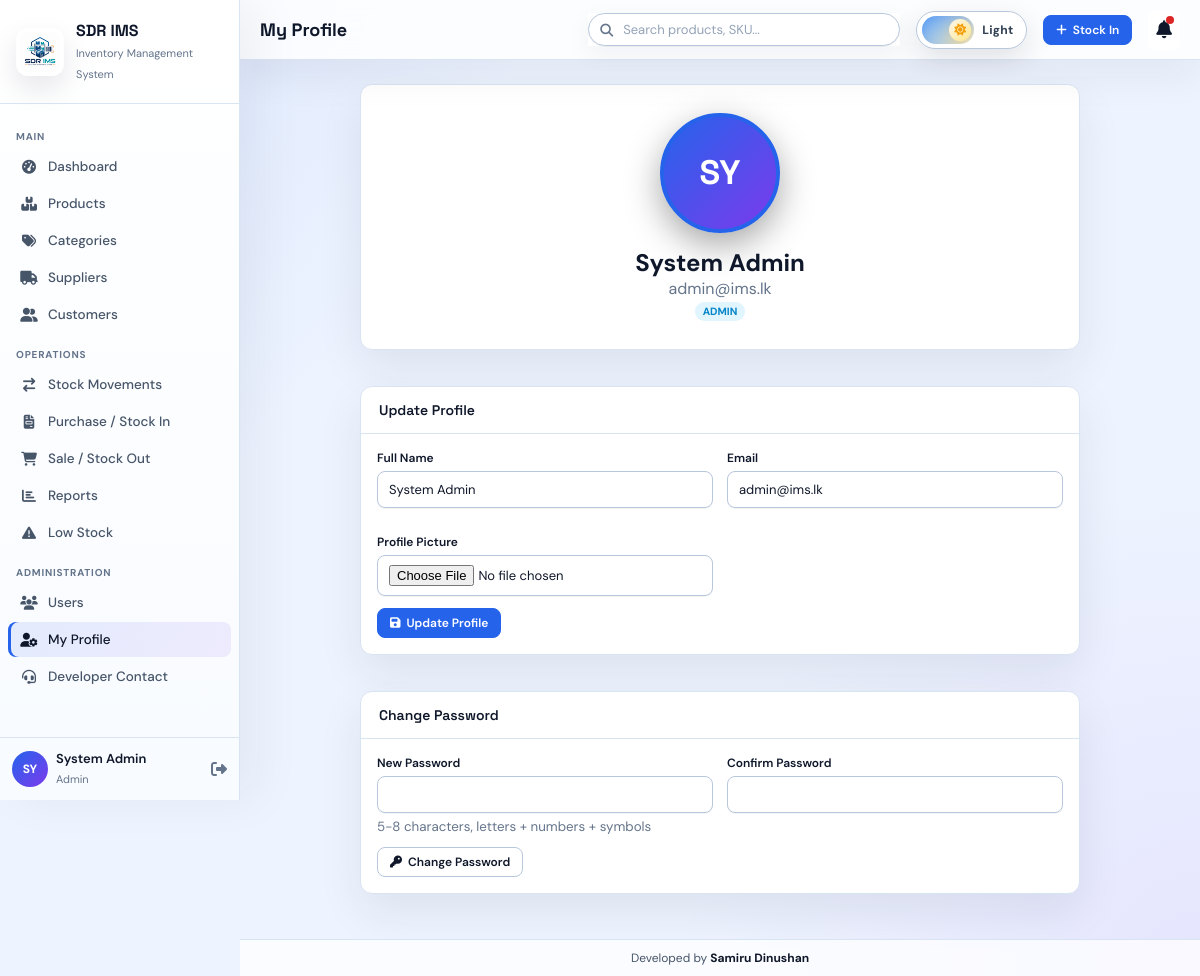
The app's page /profile.php (signed in) with its own data.
### tables this page shows
CREATE TABLE users (
    id INT AUTO_INCREMENT PRIMARY KEY,
    full_name VARCHAR(120) NOT NULL,
    username VARCHAR(50) NOT NULL UNIQUE,
    email VARCHAR(120),
    password VARCHAR(255) NOT NULL,
    role ENUM('admin','manager','staff') DEFAULT 'staff',
    status ENUM('active','inactive') DEFAULT 'active',
    last_login DATETIME NULL,
    profile_picture VARCHAR(255) NULL,
    created_at TIMESTAMP DEFAULT CURRENT_TIMESTAMP
);

### config.php (called while the page is built, shortened)
<?php
function h($value) {
    return htmlspecialchars($value ?? '', ENT_QUOTES, 'UTF-8');
}

### profile.php (the view, shortened to what this page needs)
<?php
include "auth.php";
$uid = (int)($_SESSION['user_id'] ?? 0);
function get_profile_user($conn, $uid) {
    $user = null;
    if ($uid > 0) {
        $res = mysqli_query($conn, "SELECT * FROM users WHERE id=$uid LIMIT 1");
        if ($res && mysqli_num_rows($res) === 1) {
            $user = mysqli_fetch_assoc($res);
        }
    }
    return $user;
}
$user = get_profile_user($conn, $uid);
$fullName = $user['full_name'] ?? ($_SESSION['name'] ?? 'User');
$email = $user['email'] ?? '';
$role = $user['role'] ?? ($_SESSION['role'] ?? 'user');
$profilePicture = $user['profile_picture'] ?? '';
$initials = strtoupper(substr(preg_replace('/[^A-Za-z]/', '', $fullName) ?: 'US', 0, 2));
?>
<?php include "partials/header.php"; ?>
<?php include "partials/sidebar.php"; ?>
<div class="main">
<?php include "partials/topbar.php"; ?>
<div class="content">
<div class="profile-layout profile-stack-layout" style="display:flex;flex-direction:column;gap:18px;max-width:720px;margin:0 auto;align-items:stretch;">
  <div class="card profile-card" style="width:100%;max-width:720px;flex:none;">
    <div class="card-body" style="text-align:center">
      <?php if(!empty($profilePicture)): ?>
        <img class="profile-preview" src="<?php echo h($profilePicture); ?>" alt="Profile Picture">
      <?php else: ?>
        <div class="profile-preview placeholder"><?php echo h($initials); ?></div>
      <?php endif; ?>
      <h2><?php echo h($fullName); ?></h2>
      <p class="text-muted"><?php echo h($email); ?></p>
      <span class="badge badge-i"><?php echo strtoupper(h($role)); ?></span>
    </div>
  </div>
  <div class="card" style="width:100%;max-width:720px;flex:none;">
    <div class="card-hdr"><h3>Update Profile</h3></div>
    <div class="card-body">
      <form method="POST" enctype="multipart/form-data">
        <div class="form-grid">
          <div class="fg"><label>Full Name</label><input name="full_name" value="<?php echo h($fullName); ?>" required></div>
          <div class="fg"><label>Email</label><input type="email" name="email" value="<?php echo h($email); ?>"></div>
          <div class="fg"><label>Profile Picture</label><input type="file" name="profile_picture" accept="image/*"></div>
        </div>
        <button class="btn-sm btn-primary" name="update_profile"><i class="fa-solid fa-save"></i> Update Profile</button>
      </form>
    </div>
  </div>
  <div class="card" style="width:100%;max-width:720px;flex:none;">
    <div class="card-hdr"><h3>Change Password</h3></div>
    <div class="card-body">
      <form method="POST">
        <div class="form-grid">
          <div class="fg"><label>New Password</label><input data-secure-password="1" type="password" name="new_password" minlength="5" maxlength="8" pattern="(?=.*[A-Za-z])(?=.*[0-9])(?=.*[^A-Za-z0-9]).{5,8}" title="5-8 characters with letters, numbers and symbols" required><small class="text-muted">5-8 characters, letters + numbers + symbols</small></div>
          <div class="fg"><label>Confirm Password</label><input data-secure-password="1" type="password" name="confirm_password" minlength="5" maxlength="8" pattern="(?=.*[A-Za-z])(?=.*[0-9])(?=.*[^A-Za-z0-9]).{5,8}" title="5-8 characters with letters, numbers and symbols" required></div>
        </div>
        <button class="btn-sm btn-warning" name="change_password"><i class="fa-solid fa-key"></i> Change Password</button>
      </form>
    </div>
  </div>
</div>
</div>
</div>
<?php include "partials/footer.php"; ?>

### records on screen
users: full_name "SY", full_name "System Admin", email "admin@ims.lk", role "ADMIN"

### other values on screen
substr($_SESSION['name'] ?? 'AD', 0, 2) "SY"
$_SESSION['name'] "System Admin"
$_SESSION['role'] "Admin"
$pageTitle "My Profile"
